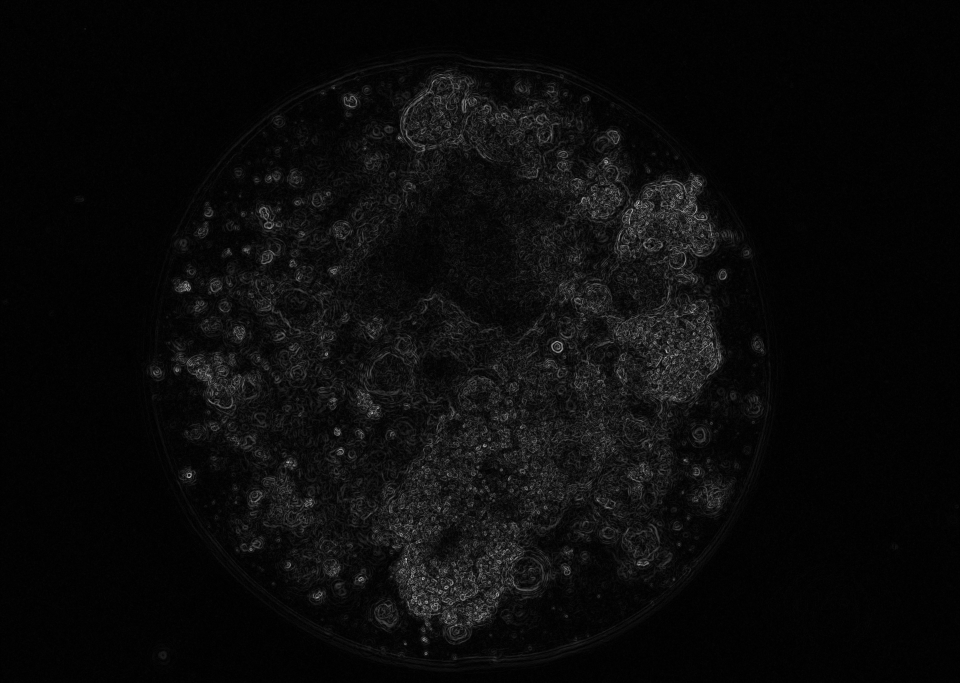
#> input picture DEO-MARKDOWN/App80 DEO/10uM/05-十二月-2025/10x00/vision_prior_droplet_artifacts/gradient_magnitude.png, 2880 x 2048 px (shown at 1/3 size)
$ python -i run_app81_grsai_mask_generation.py   (imports and definitions only)   (older library calls are emulated)
#> lines starting #> are read from the running program, lines starting #| are printed output that depends on the picture; after the words box and inside, x2 and y2 are one past the last pixel; in counts of white or black regions, pixels touching at a corner belong together
#!/usr/bin/env python3
"""Generate App81 organoid instance masks via GRS AI Nano Banana with resume support."""

from __future__ import annotations

import argparse
import base64
import json
import os
import socket
import sys
import tempfile
import time
import urllib.error
import urllib.request
from pathlib import Path
from typing import Any, Dict, Optional

import cv2
import numpy as np
from PIL import Image


DEFAULT_HOST = "https://grsaiapi.com"
DEFAULT_MODEL = "nano-banana-fast"
PALETTE = [
    (255, 0, 0),
    (0, 220, 0),
    (0, 120, 255),
    (255, 220, 0),
    (255, 0, 255),
    (0, 255, 255),
    (255, 128, 0),
    (160, 64, 255),
]

TRANSIENT_HTTP_CODES = {408, 425, 429, 500, 502, 503, 504}


# [131 lines left out: functions parse_args, load_grsai_key, image_to_data_url, prepare_upload_image, request_raw, parse_json, not called in this run]


def download_file(url: str, dest: Path) -> None:
    with urllib.request.urlopen(url, timeout=240) as resp:
        dest.write_bytes(resp.read())


# [36 lines left out: function poll_result, not called in this run]


def analyze_prompt_guidance(image_path: Path) -> Dict[str, Any]:
    rgb = np.array(Image.open(image_path).convert("RGB"))
    gray = cv2.cvtColor(rgb, cv2.COLOR_RGB2GRAY).astype(np.float32) / 255.0
    mean = cv2.GaussianBlur(gray, (0, 0), 21)
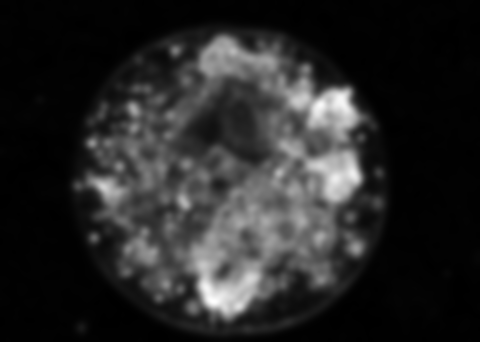
#> mean: shape (2048, 2880) float32 (shown at 1/6 size); min 0.00826, max 0.22, mean 0.0414; drawn with min black and max white
    sq_mean = cv2.GaussianBlur(gray * gray, (0, 0), 21)
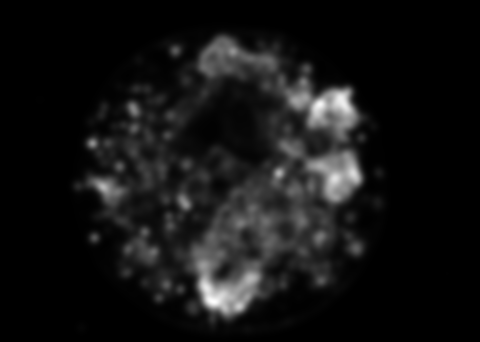
#> sq_mean: shape (2048, 2880) float32 (shown at 1/6 size); min 0.000106, max 0.0674, mean 0.00539; drawn with min black and max white
    std = np.sqrt(np.maximum(sq_mean - mean * mean, 0.0))
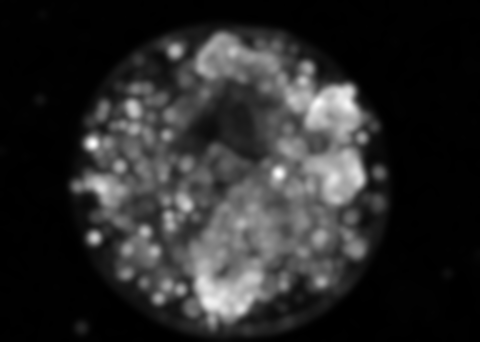
#> std: shape (2048, 2880) float32 (shown at 1/6 size); min 0.006, max 0.147, mean 0.0297; drawn with min black and max white

    bright_thr = float(np.quantile(gray, 0.45))
#> bright_thr = 0.0157
    std_thr = float(np.quantile(std, 0.35))
#> std_thr = 0.00687
    smooth = np.logical_and(gray > bright_thr, std < std_thr).astype(np.uint8)
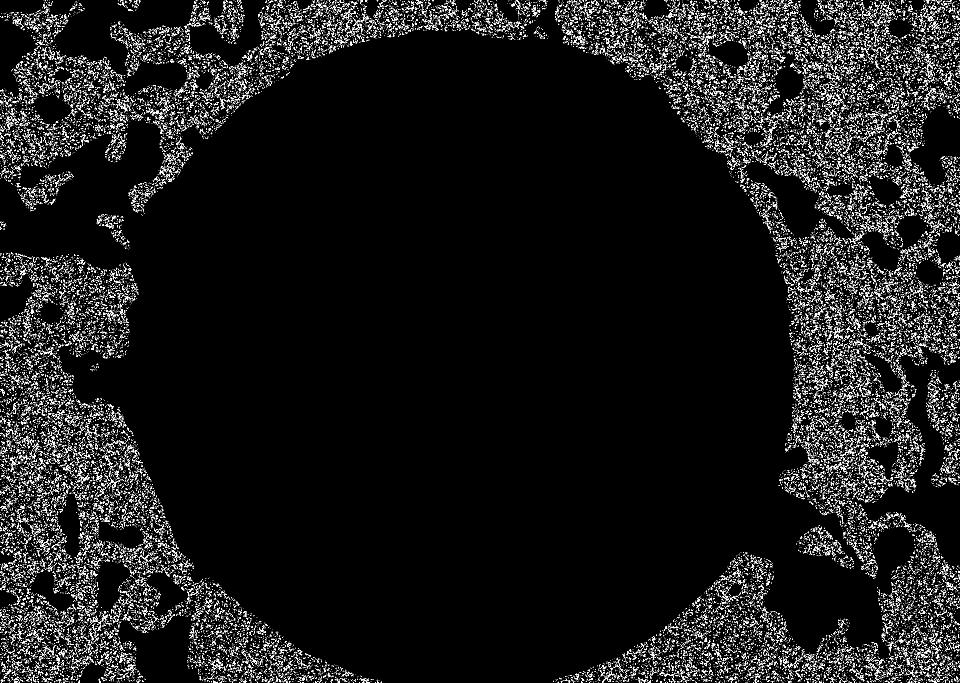
#> smooth: shape (2048, 2880) (shown at 1/3 size); values 0 (black) and 1 (white), 4.3% white in thin lines or dots
    kernel = cv2.getStructuringElement(cv2.MORPH_ELLIPSE, (31, 31))
    smooth = cv2.morphologyEx(smooth, cv2.MORPH_CLOSE, kernel, iterations=1)
#> smooth: shape (2048, 2880); values 0 (black) and 1 (white), 34.7% white; 8 white regions, largest, box (x1, y1, x2, y2) and area: (1659, 0, 2880, 2048) 1116075, (0, 758, 1145, 2048) 558269, (0, 0, 1645, 646) 343714
    smooth = cv2.morphologyEx(smooth, cv2.MORPH_OPEN, cv2.getStructuringElement(cv2.MORPH_ELLIPSE, (9, 9)), iterations=1)
#> smooth: shape (2048, 2880); values 0 (black) and 1 (white), 34.7% white; 8 white regions, largest, box (x1, y1, x2, y2) and area: (1659, 0, 2880, 2048) 1115398, (0, 758, 1144, 2048) 558001, (0, 0, 1644, 644) 343339
    smooth = cv2.dilate(smooth, cv2.getStructuringElement(cv2.MORPH_ELLIPSE, (11, 11)), iterations=1)
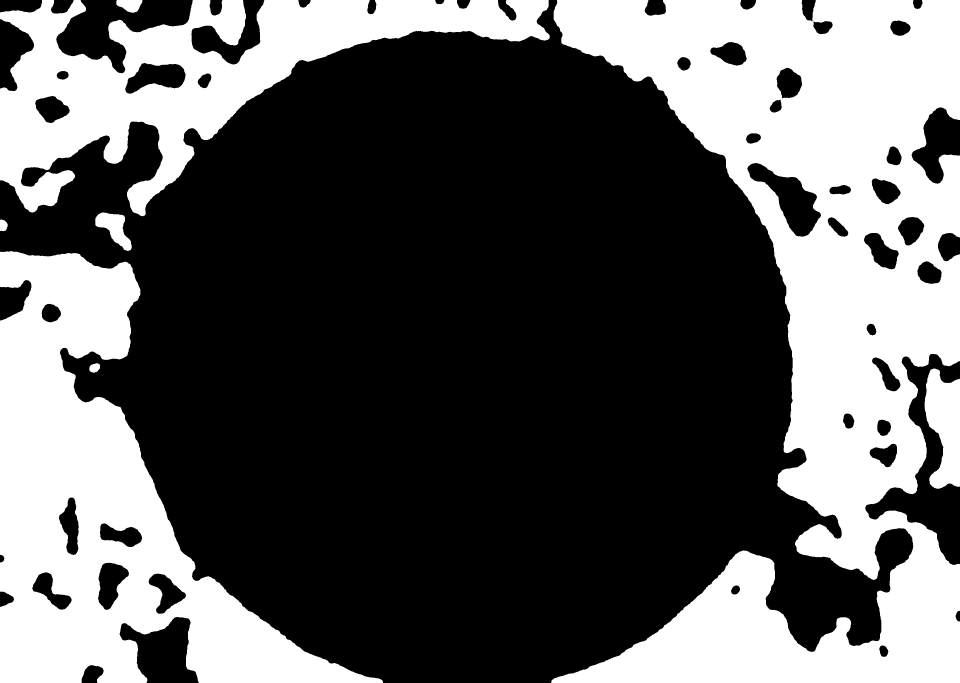
#> smooth: shape (2048, 2880) (shown at 1/3 size); values 0 (black) and 1 (white), 37% white; 8 white regions, largest, box (x1, y1, x2, y2) and area: (1654, 0, 2880, 2048) 1178639, (0, 753, 1149, 2048) 588261, (0, 0, 1649, 649) 380386
    smooth = cv2.erode(smooth, cv2.getStructuringElement(cv2.MORPH_ELLIPSE, (7, 7)), iterations=1)
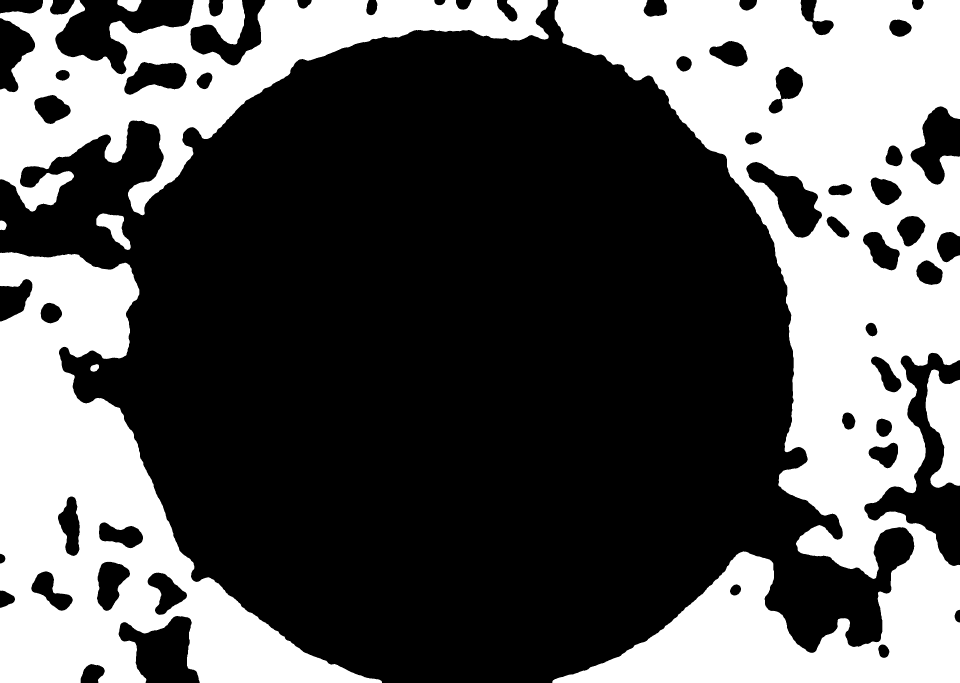
#> smooth: shape (2048, 2880) (shown at 1/3 size); values 0 (black) and 1 (white), 35.7% white; 8 white regions, largest, box (x1, y1, x2, y2) and area: (1657, 0, 2880, 2048) 1142338, (0, 756, 1146, 2048) 570810, (0, 0, 1646, 646) 358985
    smooth = smooth.astype(bool)

    h, w = gray.shape
    total = float(h * w)
    num, cc, stats, _ = cv2.connectedComponentsWithStats(smooth.astype(np.uint8), connectivity=8)
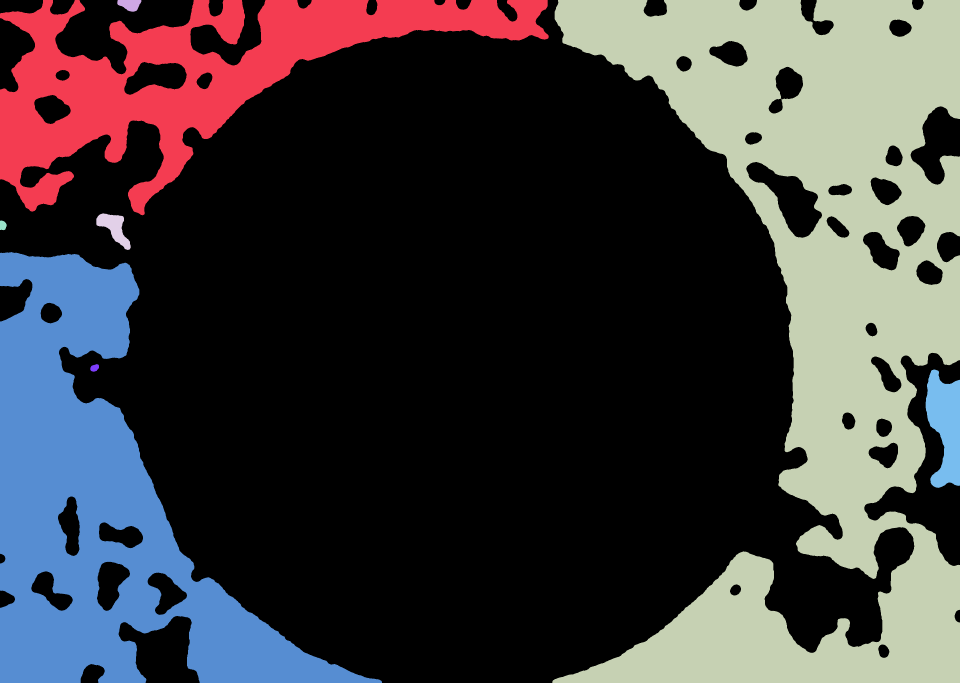
#> cc: shape (2048, 2880) int32 (shown at 1/3 size); 9 distinct labels, from 0 to 8; one colour per label, 0 black
#> num = 9; stats = [[0, 0, 2880, 2048, 3792963], [0, 0, 1646, 646, 358985], [352, 0, 72, 35, 1815], [1657, 0, 1223, 2048, 1142338], [289, 640, 103, 110, 5140], [0, 661, 20, 30, 477], [0, 756, 1146, 1292, 570810], [271, 1092, 26, 23, 438], [2777, 1108, 103, 356, 25274]]
    big_regions = []
    for lid in range(1, num):
        area = int(stats[lid, cv2.CC_STAT_AREA])
        frac = area / total
        if frac < 0.08:
            continue
        x = int(stats[lid, cv2.CC_STAT_LEFT])
        y = int(stats[lid, cv2.CC_STAT_TOP])
        ww = int(stats[lid, cv2.CC_STAT_WIDTH])
        hh = int(stats[lid, cv2.CC_STAT_HEIGHT])
        border = x <= 8 or y <= 8 or (x + ww) >= (w - 8) or (y + hh) >= (h - 8)
        big_regions.append(
            {
                "area_fraction": round(frac, 6),
                "bbox": [x, y, ww, hh],
                "touches_border": border,
            }
        )
#> this loop made 8 passes
#> (area, frac) on passes 1, 2, 4, 5, 7, 8: (358985, 0.0609), (1815, 0.000308), (5140, 0.000871), (477, 8.09e-05), (438, 7.43e-05), (25274, 0.00429)
#> after the loop, big_regions = 2 items

    has_large_smooth_region = bool(big_regions)
#> has_large_smooth_region = True
    touches_border = any(r["touches_border"] for r in big_regions)
#> touches_border = True
    has_multiple_regions = len(big_regions) >= 2
#> has_multiple_regions = True
    return {
        "image_shape": [int(h), int(w)],
        "gray_bright_threshold": round(bright_thr, 6),
        "gray_std_threshold": round(std_thr, 6),
        "has_large_smooth_region": has_large_smooth_region,
        "touches_border": touches_border,
        "has_multiple_large_smooth_regions": has_multiple_regions,
        "large_smooth_regions": big_regions,
    }


# [468 lines left out: functions load_prompt_override, build_prompt, should_resubmit_failed_result, save_overlay, flatten_instance_mask, dominant_component_color and 3 more, not called in this run]


# [2 lines not run here, left out]

>>> result = analyze_prompt_guidance('../../DEO-MARKDOWN/App80 DEO/10uM/05-十二月-2025/10x00/vision_prior_droplet_artifacts/gradient_magnitude.png')
#> result = 7 items

$ run again, on DEO-MARKDOWN/App80 DEO/10uM/05-十二月-2025/10x01/vision_prior_droplet_artifacts/gradient_magnitude.png
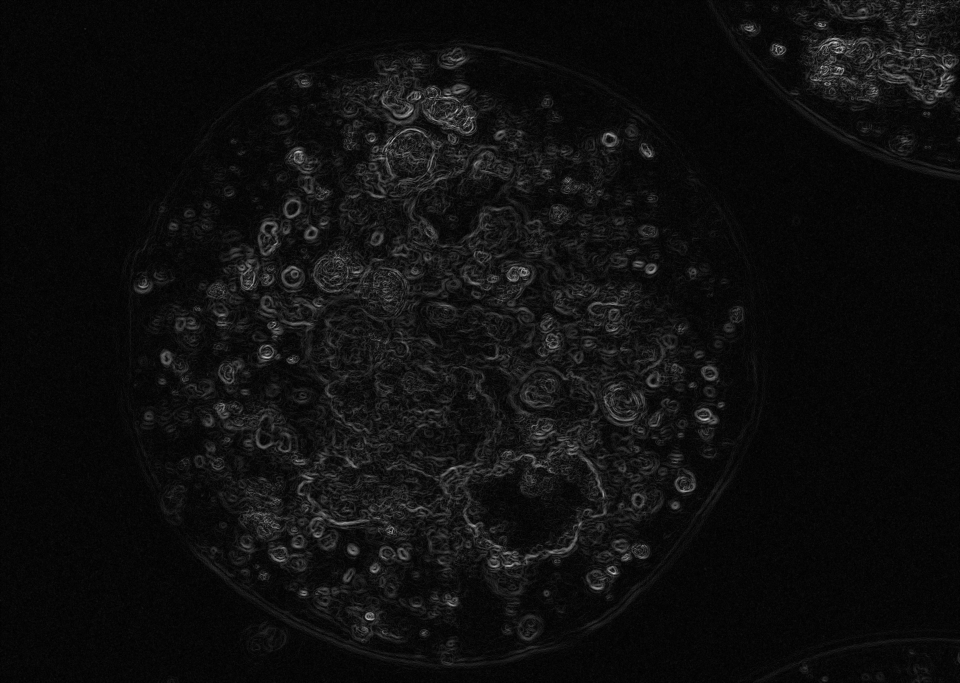
#> input picture DEO-MARKDOWN/App80 DEO/10uM/05-十二月-2025/10x01/vision_prior_droplet_artifacts/gradient_magnitude.png, 2880 x 2048 px (shown at 1/3 size)
#> bright_thr = 0.0314
#> std_thr = 0.0154
#> in analyze_prompt_guidance, `smooth = np.logical_and(gray > bright_thr, std < std_thr).astype(np.ui..`:
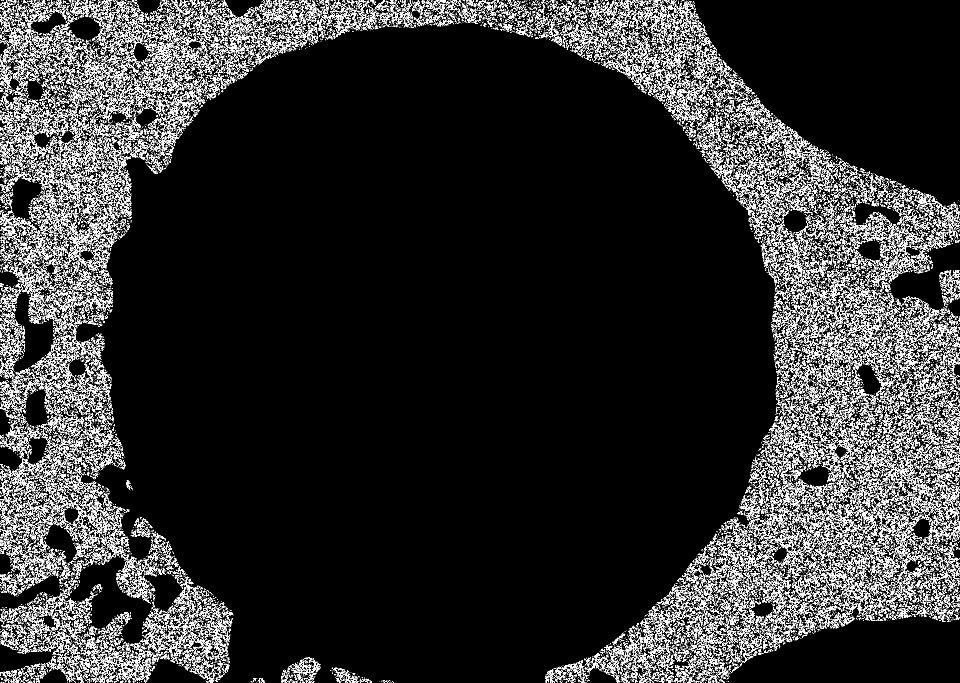
#> smooth: shape (2048, 2880) (shown at 1/3 size); values 0 (black) and 1 (white), 8.5% white in thin lines or dots
#> in analyze_prompt_guidance, `num, cc, stats, _ = cv2.connectedComponentsWithStats(smooth.astype(np...`:
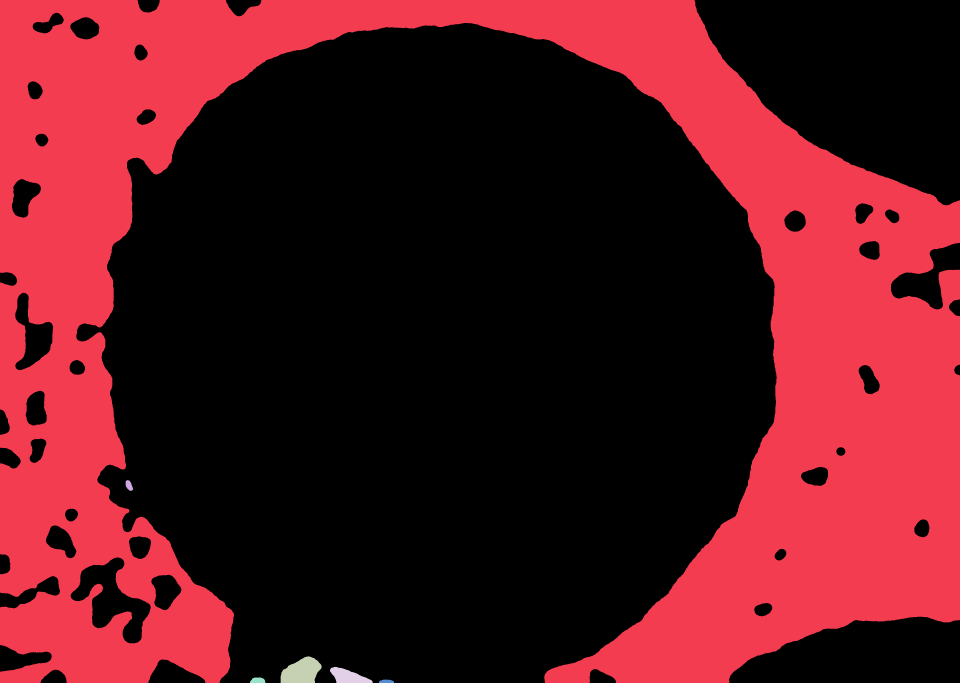
#> cc: shape (2048, 2880) int32 (shown at 1/3 size); 7 distinct labels, from 0 to 6; one colour per label, 0 black
#> num = 7; stats = [[0, 0, 2880, 2048, 3788856], [0, 0, 2880, 2048, 2097474], [377, 1440, 22, 33, 483], [842, 1969, 123, 79, 6938], [990, 2000, 128, 48, 3562], [750, 2032, 46, 16, 587], [1137, 2038, 45, 10, 340]]
#> the loop in analyze_prompt_guidance, `for lid in range(1, num):` made 6 passes
#> (area, frac) on passes 2 to 6: (483, 8.19e-05), (6938, 0.00118), (3562, 0.000604), (587, 9.95e-05), (340, 5.76e-05)
#> after the loop in analyze_prompt_guidance, `for lid in range(1, num):`: big_regions = 1 item
#> has_large_smooth_region = True
#> has_multiple_regions = False
#> result = 7 items

$ run again, on DEO-MARKDOWN/App80 DEO/10uM/05-十二月-2025/10x02/vision_prior_droplet_artifacts/gradient_magnitude.png
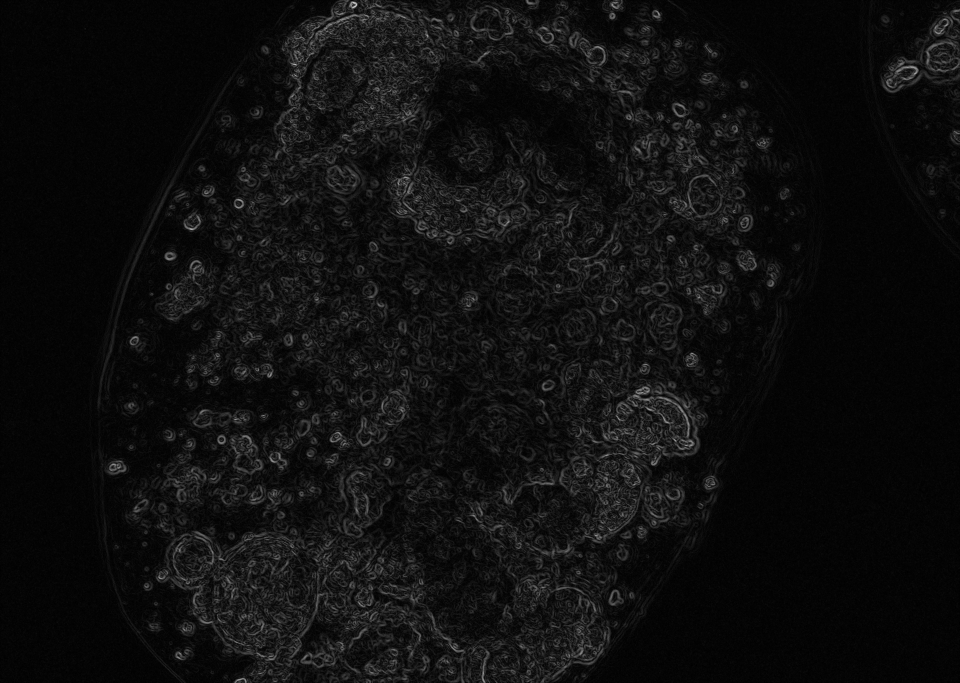
#> input picture DEO-MARKDOWN/App80 DEO/10uM/05-十二月-2025/10x02/vision_prior_droplet_artifacts/gradient_magnitude.png, 2880 x 2048 px (shown at 1/3 size)
#> in analyze_prompt_guidance, `std = np.sqrt(np.maximum(sq_mean - mean * mean, 0.0))`:
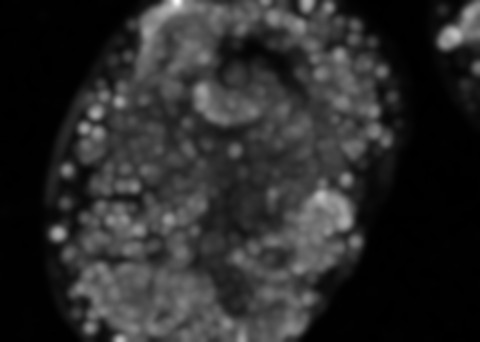
#> std: shape (2048, 2880) float32 (shown at 1/6 size); min 0.00887, max 0.191, mean 0.04; drawn with min black and max white
#> bright_thr = 0.0275
#> std_thr = 0.0165
#> in analyze_prompt_guidance, `num, cc, stats, _ = cv2.connectedComponentsWithStats(smooth.astype(np...`:
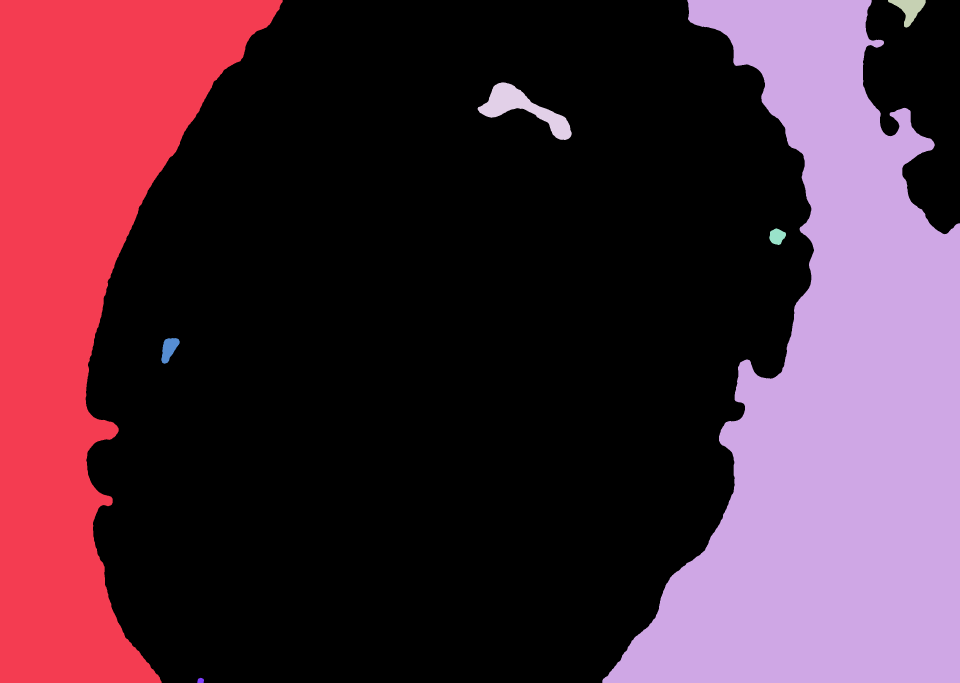
#> cc: shape (2048, 2880) int32 (shown at 1/3 size); 8 distinct labels, from 0 to 7; one colour per label, 0 black
#> num = 8; stats = [[257, 0, 2623, 2048, 3823794], [0, 0, 848, 2048, 845901], [1807, 0, 1073, 2048, 1203579], [2664, 0, 113, 83, 4240], [1433, 247, 282, 173, 16148], [2308, 685, 50, 50, 1756], [484, 1014, 55, 77, 2582], [592, 2033, 20, 15, 240]]
#> the loop in analyze_prompt_guidance, `for lid in range(1, num):` made 7 passes
#> (area, frac) on passes 3 to 7: (4240, 0.000719), (16148, 0.00274), (1756, 0.000298), (2582, 0.000438), (240, 4.07e-05)
#> after the loop in analyze_prompt_guidance, `for lid in range(1, num):`: big_regions = 2 items
#> has_large_smooth_region = True
#> result = 7 items
